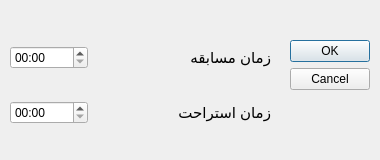
<?xml version="1.0" encoding="UTF-8"?>
<ui version="4.0">
 <class>timerDialog</class>
 <widget class="QDialog" name="timerDialog">
  <property name="geometry">
   <rect>
    <x>0</x>
    <y>0</y>
    <width>380</width>
    <height>160</height>
   </rect>
  </property>
  <property name="minimumSize">
   <size>
    <width>380</width>
    <height>160</height>
   </size>
  </property>
  <property name="maximumSize">
   <size>
    <width>380</width>
    <height>160</height>
   </size>
  </property>
  <property name="windowTitle">
   <string>تنظیمات زمان</string>
  </property>
  <widget class="QDialogButtonBox" name="buttonBox">
   <property name="geometry">
    <rect>
     <x>290</x>
     <y>40</y>
     <width>80</width>
     <height>240</height>
    </rect>
   </property>
   <property name="minimumSize">
    <size>
     <width>80</width>
     <height>240</height>
    </size>
   </property>
   <property name="maximumSize">
    <size>
     <width>80</width>
     <height>240</height>
    </size>
   </property>
   <property name="orientation">
    <enum>Qt::Vertical</enum>
   </property>
   <property name="standardButtons">
    <set>QDialogButtonBox::Cancel|QDialogButtonBox::Ok</set>
   </property>
  </widget>
  <widget class="QWidget" name="gridLayoutWidget">
   <property name="geometry">
    <rect>
     <x>10</x>
     <y>20</y>
     <width>261</width>
     <height>131</height>
    </rect>
   </property>
   <layout class="QGridLayout" name="gridLayout">
    <item row="2" column="0">
     <widget class="QTimeEdit" name="restTime">
      <property name="font">
       <font>
        <pointsize>9</pointsize>
       </font>
      </property>
      <property name="displayFormat">
       <string>mm:ss</string>
      </property>
     </widget>
    </item>
    <item row="0" column="0">
     <widget class="QTimeEdit" name="gameTime">
      <property name="font">
       <font>
        <pointsize>9</pointsize>
       </font>
      </property>
      <property name="currentSection">
       <enum>QDateTimeEdit::MinuteSection</enum>
      </property>
      <property name="displayFormat">
       <string notr="true">mm:ss</string>
      </property>
     </widget>
    </item>
    <item row="2" column="2">
     <widget class="QLabel" name="label_28">
      <property name="font">
       <font>
        <pointsize>11</pointsize>
       </font>
      </property>
      <property name="text">
       <string>زمان استراحت</string>
      </property>
     </widget>
    </item>
    <item row="0" column="2">
     <widget class="QLabel" name="label_27">
      <property name="font">
       <font>
        <pointsize>11</pointsize>
       </font>
      </property>
      <property name="text">
       <string>زمان مسابقه</string>
      </property>
     </widget>
    </item>
    <item row="0" column="1">
     <widget class="QLabel" name="label_29">
      <property name="font">
       <font>
        <pointsize>11</pointsize>
       </font>
      </property>
      <property name="text">
       <string/>
      </property>
     </widget>
    </item>
   </layout>
  </widget>
 </widget>
 <resources/>
 <connections>
  <connection>
   <sender>buttonBox</sender>
   <signal>accepted()</signal>
   <receiver>timerDialog</receiver>
   <slot>accept()</slot>
   <hints>
    <hint type="sourcelabel">
     <x>248</x>
     <y>254</y>
    </hint>
    <hint type="destinationlabel">
     <x>157</x>
     <y>274</y>
    </hint>
   </hints>
  </connection>
  <connection>
   <sender>buttonBox</sender>
   <signal>rejected()</signal>
   <receiver>timerDialog</receiver>
   <slot>reject()</slot>
   <hints>
    <hint type="sourcelabel">
     <x>316</x>
     <y>260</y>
    </hint>
    <hint type="destinationlabel">
     <x>286</x>
     <y>274</y>
    </hint>
   </hints>
  </connection>
 </connections>
</ui>
